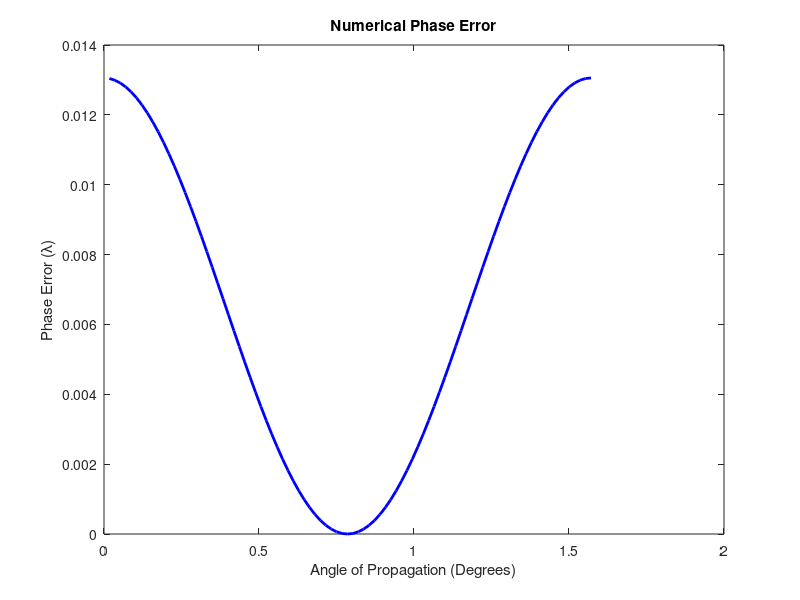

Here is the MATLAB script that generated this plot:
clear; clc;

% Parameters
mu=4*pi*1e-7; eps=8.853e-12; c0=1/sqrt(mu*eps);
f=1e9; lambda=c0/f; omega=2*pi*f;
dx = lambda/20;
dy = lambda/20;      % Cell sizes (λ/20)
dt = dx/((sqrt(2))*c0);
sinw = 0;
sinbetax = 0;
sinbetay = 0;

angles = 1:90;       % Angle of propagation in degrees
phase_error = zeros(size(angles));

beta_initial = omega/c0;
beta_tilde = beta_initial;
beta_tilde_int = zeros(size(angles));

for i = 1:90
    % %beta_tilde_x = beta_tilde*cos(i*pi/180);
    % %beta_tilde_y = beta_tilde*sin(i*pi/180);
    sinw = sin((omega*(dt/2)))/(dt/2);
    % %sinbetax = sin(beta_tilde_x*(dx/2))/(dx/2);
    % %sinbetay = sin(beta_tilde_y*(dy/2))/(dy/2);

    func = @(beta_tilde) ((mu*eps*((sinw)^2))-((sin((beta_tilde*cos(i*pi/180))*(dx/2))/(dx/2))^2) -((sin((beta_tilde*sin(i*pi/180))*(dy/2))/(dy/2))^2));

    beta_tilde = fsolve(func,beta_initial);
    beta_tilde_int(i) = beta_tilde;

    phase_error(i) = (abs(beta_initial - beta_tilde))*lambda;
end


% Plot the numerical phase error
figure;
plot(angles*pi/180, phase_error, 'b-', 'LineWidth', 2);
xlabel('Angle of Propagation (Degrees)');
ylabel('Phase Error (\lambda)');
title('Numerical Phase Error');
